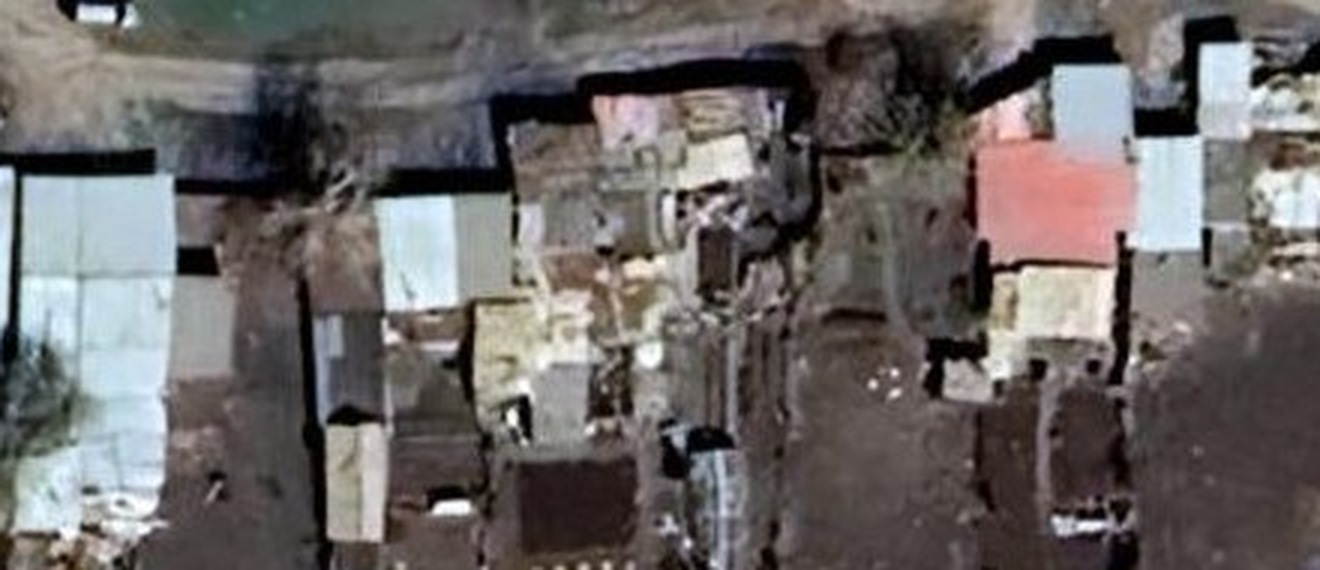
#> input picture work/altay2/south_check_3x.jpg, 1320 x 570 px, found by its file name
$ python 57d_qmatch.py
#> lines starting #> are read from the running program, lines starting #| are printed output that depends on the picture; after the words box and inside, x2 and y2 are one past the last pixel; in counts of white or black regions, pixels touching at a corner belong together; pictures that were not available may be replaced by others from this repository, and a replacement may not be noted
#!/usr/bin/env python3
# -*- coding: utf-8 -*-
"""Task 57d: привязка вопросного кропа south_check_3x.jpg к карте 06
(шаблон-матчинг) -> координаты 4 домов южного кармана на мозаике."""
import cv2
import numpy as np

BASE = '/home/z/my-project'

q = cv2.imread(f'{BASE}/work/altay2/south_check_3x.jpg')
#> q is the input picture: shape (570, 1320, 3); mean B, G, R 101.1, 102.1, 106.8
print('question crop:', q.shape)
#| question crop: (570, 1320, 3)
mp = cv2.imread(f'{BASE}/download/snp_vko/06_Алтайский_зоны_ОРШ_схема_D.jpg')
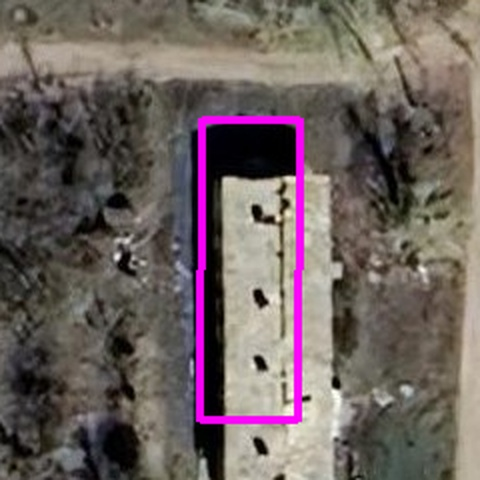
#> input picture work/altay2/base_283_2x.jpg, 480 x 480 px, given in place of 06_Алтайский_зоны_ОРШ_схема_D.jpg, which was not available
#> mp is the input picture: shape (480, 480, 3); mean B, G, R 95, 97.6, 109.3
print('map06:', mp.shape)
#| map06: (480, 480, 3)

# вопросный кроп 3x от карты v5 -> даунскейл кропа до масштаба карты (÷3)
q_gray = cv2.cvtColor(q, cv2.COLOR_BGR2GRAY)
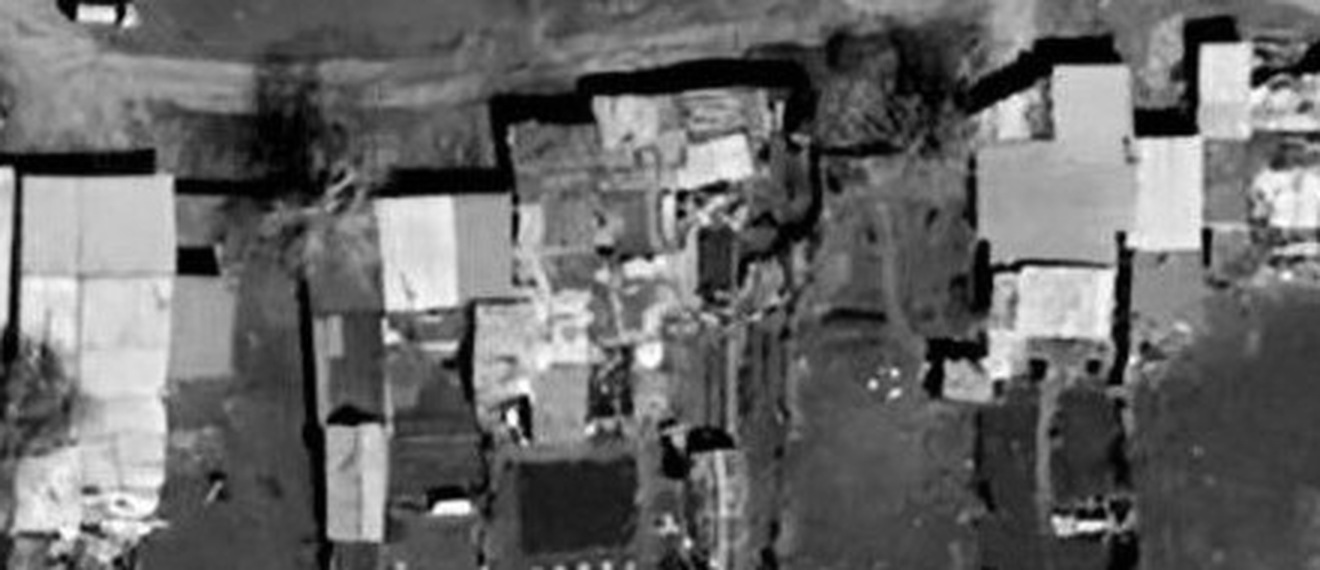
#> q_gray: shape (570, 1320); min 0, max 255, mean 103.4
m_gray = cv2.cvtColor(mp, cv2.COLOR_BGR2GRAY)
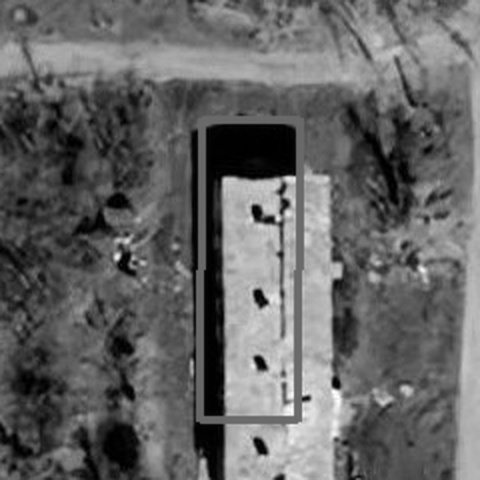
#> m_gray: shape (480, 480); min 0, max 254, mean 100.8
qh = cv2.resize(q_gray, (q_gray.shape[1] // 3, q_gray.shape[0] // 3),
                interpolation=cv2.INTER_AREA)
print('qh (масштаб карты):', qh.shape)
#| qh (масштаб карты): (190, 440)

res = cv2.matchTemplate(m_gray, qh, cv2.TM_CCOEFF_NORMED)
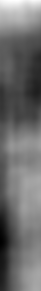
#> res: shape (291, 41) float32; min -0.271, max 0.0736, mean -0.123; drawn with min black and max white
_, score, _, loc = cv2.minMaxLoc(res)
#> score = 0.0736; loc = (16, 0)
print(f'template NCC: {score:.4f} at map {loc}')
#| template NCC: 0.0736 at map (16, 0)

# область карты (полн. разрешение) = loc, размер = q/3
x0, y0 = loc[0], loc[1]
#> x0 = 16; y0 = 0
x1, y1 = x0 + qh.shape[1], y0 + qh.shape[0]
#> x1 = 456; y1 = 190
print(f'регион на карте: ({x0},{y0})-({x1},{y1}), размер {x1-x0}x{y1-y0}')
#| регион на карте: (16,0)-(456,190), размер 440x190

# сверка: вырезать из карты этот регион и сравнить с кропом
sub = m_gray[y0:y1, x0:x1]
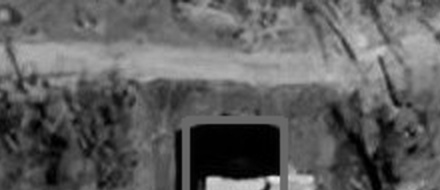
#> sub: shape (190, 440); min 0, max 237, mean 95
sub = cv2.resize(sub, (qh.shape[1], qh.shape[0]))
ncc = cv2.matchTemplate(sub, qh, cv2.TM_CCOEFF_NORMED)[0, 0]
#> ncc = 0.0736
print(f'проверка NCC регион-кроп: {ncc:.4f}')
#| проверка NCC регион-кроп: 0.0736

# карта = кадр + шапка 300; кадр -> мозаика: m = (f + offset)/2
HDR = 300
# СЕТКА на кропе: 40 px кропа = 40/3 px карты = 40/3/2 px мозаики = 6.36 м
vis = q.copy()
h, w = vis.shape[:2]
#> h = 570; w = 1320
for gx in range(0, w, 120):
    cv2.line(vis, (gx, 0), (gx, h), (0, 255, 255), 1)
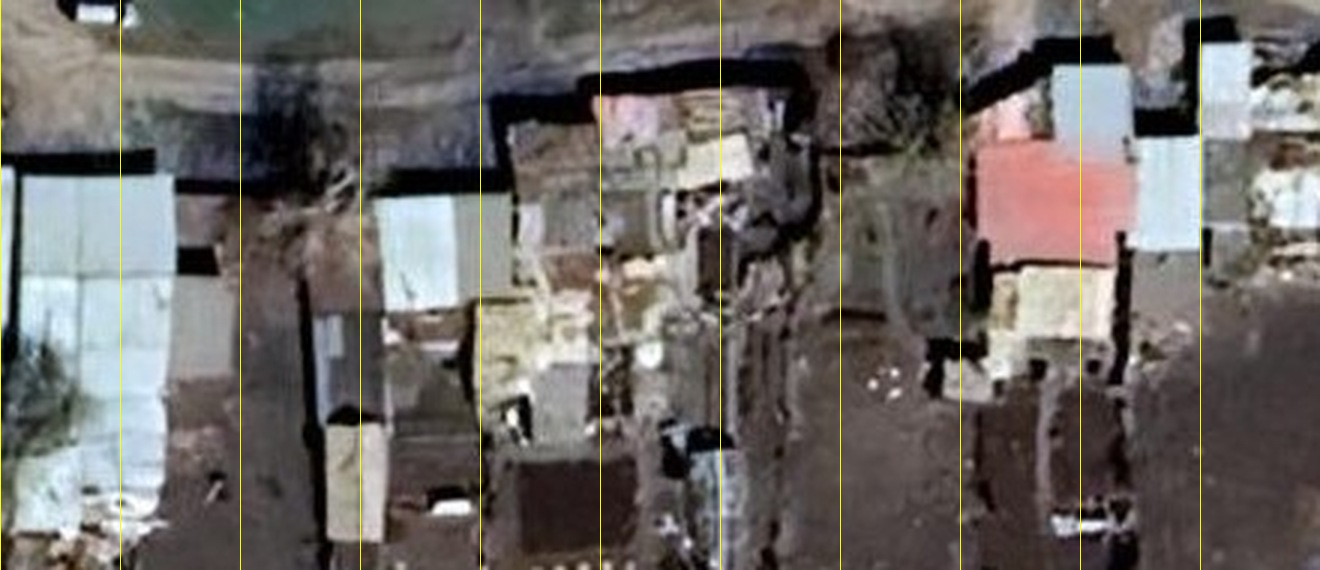
#> vis: shape (570, 1320, 3); 0.83% of pixels changed, all inside (x1, y1, x2, y2) = (0, 0, 1201, 570)
for gy in range(0, h, 120):
    cv2.line(vis, (0, gy), (w, gy), (0, 255, 255), 1)
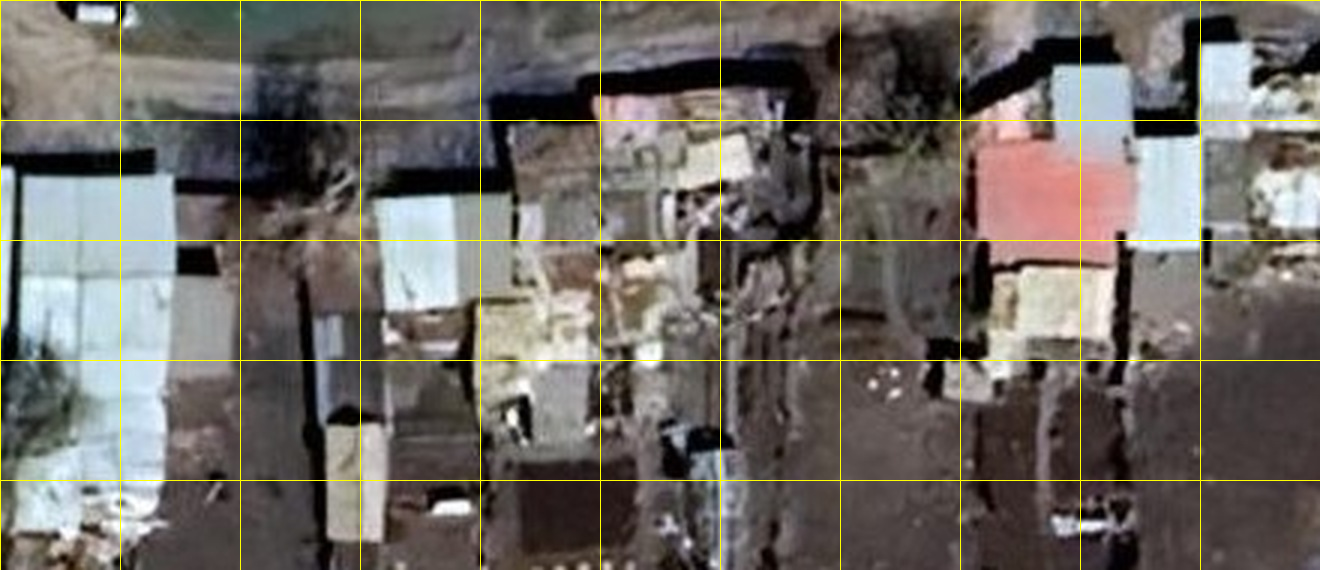
#> vis: shape (570, 1320, 3); 0.87% of pixels changed, all inside (x1, y1, x2, y2) = (1, 0, 1320, 481)
cv2.imwrite(f'{BASE}/work/altay2/south57_question_grid.jpg', vis,
            [cv2.IMWRITE_JPEG_QUALITY, 93])

# сохранить координатную привязку: (0,0) кропа 3x = карта (x0,y0)
import json
json.dump({'map_x0': x0, 'map_y0': y0, 'scale': 3, 'ncc': float(ncc),
           'crop_w': q.shape[1], 'crop_h': q.shape[0]},
          open(f'{BASE}/work/altay2/south57_qmatch.json', 'w'), indent=1)
print('saved south57_qmatch.json')


def qpx_to_mosaic(qx, qy):
    """пиксель вопросного кропа (3x) -> мозаика."""
    mx_map = x0 + qx / 3.0          # карта (с шапкой)
    my_map = y0 + qy / 3.0
    fx, fy = mx_map, my_map - HDR   # кадр
    return (fx + 5092.873104891791) / 2.0, (fy + 9176.0432) / 2.0


# контрольные точки: дроп дуплекса 131 (3746.5,7826) -> куда попадает в кроп?
def mosaic_to_qpx(mx, my):
    fx, fy = mx * 2 - 5092.873104891791, my * 2 - 9176.0432
    mx_map, my_map = fx, fy + HDR
    return (mx_map - x0) * 3.0, (my_map - y0) * 3.0


ok_in = 0
for name, mx, my in [('duplex-131', 3746.5, 7826.0),
                      ('hh304', 3863.0, 7996.5)]:
    qx, qy = mosaic_to_qpx(mx, my)
    print(f'{name}: мозаика ({mx},{my}) -> кроп ({qx:.0f},{qy:.0f})')
    if 0 <= qx < w and 0 <= qy < h:
        ok_in += 1
        cv2.circle(vis, (int(qx), int(qy)), 20, (0, 0, 255), 4)
        cv2.putText(vis, name, (int(qx) + 24, int(qy) - 10),
                    cv2.FONT_HERSHEY_SIMPLEX, 1.0, (0, 0, 255), 2)
#> this loop made 2 passes
#> (qx, qy) on passes 1 to 2: (7152.4, 20327.9), (7851.4, 21350.9)
#| duplex-131: мозаика (3746.5,7826.0) -> кроп (7152,20328)
#| hh304: мозаика (3863.0,7996.5) -> кроп (7851,21351)
#> after the loop, ok_in = 0
print(f'маркеров в кадре: {ok_in} из 2')
#| маркеров в кадре: 0 из 2
cv2.imwrite(f'{BASE}/work/altay2/south57_question_markers.jpg', vis,
            [cv2.IMWRITE_JPEG_QUALITY, 93])
print('saved: south57_question_grid.jpg / south57_question_markers.jpg')
